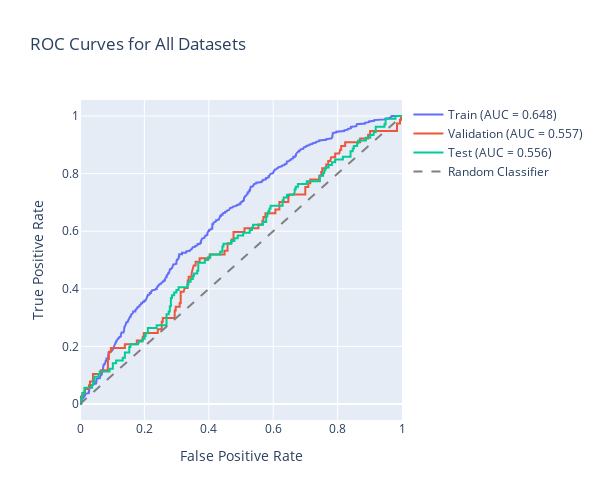
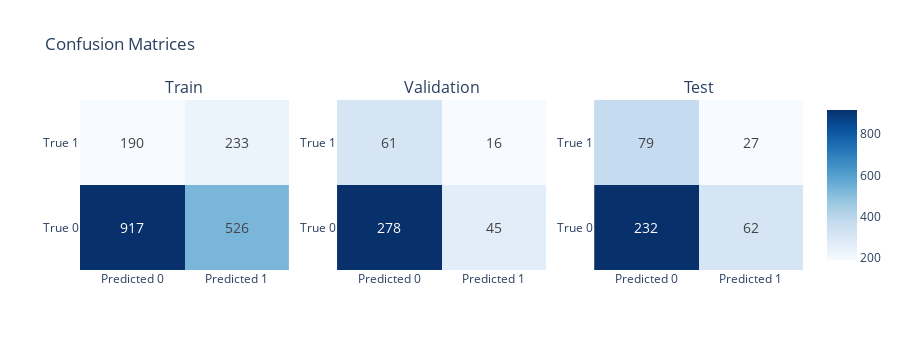
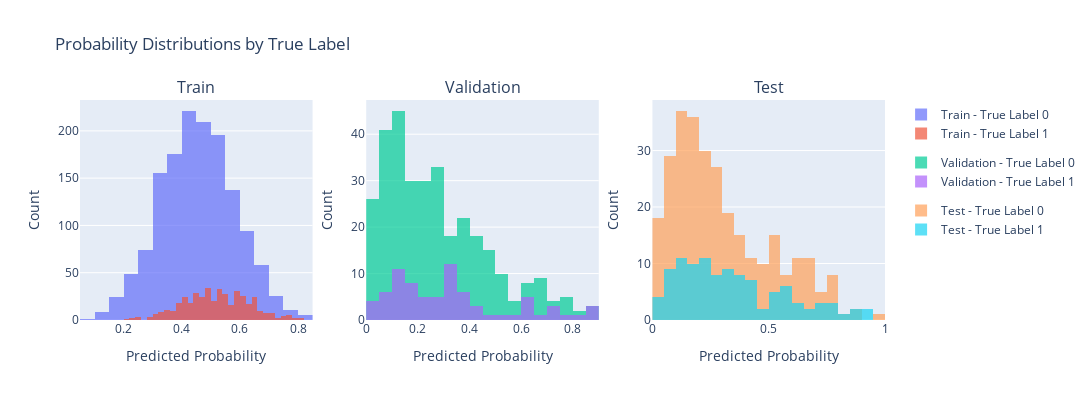
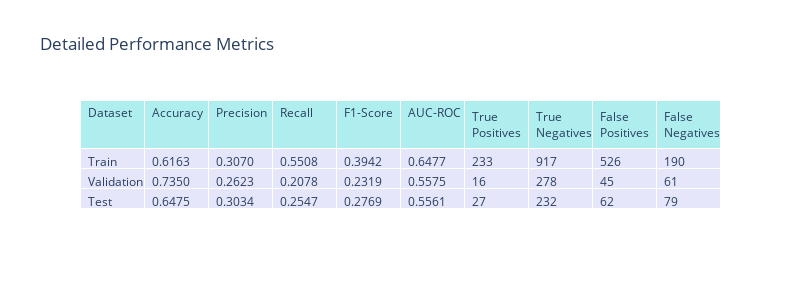

Notebook source saved alongside these figures, in order:
### Code cell
from plotly.subplots import make_subplots
from sklearn.metrics import roc_curve, auc

# Create interactive plots for model evaluation
import plotly.graph_objects as go
import plotly.express as px

# Combine all datasets for comprehensive analysis
datasets = {
    'Train': best_train_stats,
    'Validation': best_val_stats, 
    'Test': best_test_stats
}

# 1. ROC Curve Plot
fig_roc = go.Figure()

for name, df in datasets.items():
    fpr, tpr, _ = roc_curve(df['true_label'], df['probability'])
    roc_auc = auc(fpr, tpr)
    
    fig_roc.add_trace(go.Scatter(
        x=fpr, y=tpr,
        mode='lines',
        name=f'{name} (AUC = {roc_auc:.3f})',
        line=dict(width=2)
    ))

# Add diagonal line
fig_roc.add_trace(go.Scatter(
    x=[0, 1], y=[0, 1],
    mode='lines',
    name='Random Classifier',
    line=dict(dash='dash', color='gray')
))

fig_roc.update_layout(
    title='ROC Curves for All Datasets',
    xaxis_title='False Positive Rate',
    yaxis_title='True Positive Rate',
    width=600, height=500
)

fig_roc.show()

# 2. Confusion Matrix Plots
fig_cm = make_subplots(
    rows=1, cols=3,
    subplot_titles=['Train', 'Validation', 'Test'],
    specs=[[{"type": "xy"}, {"type": "xy"}, {"type": "xy"}]]
)

for i, (name, df) in enumerate(datasets.items(), 1):
    cm = confusion_matrix(df['true_label'], df['predicted_label'])
    
    fig_cm.add_trace(
        go.Heatmap(
            z=cm,
            x=['Predicted 0', 'Predicted 1'],
            y=['True 0', 'True 1'],
            colorscale='Blues',
            showscale=(i==1),
            text=cm,
            texttemplate="%{text}",
            textfont={"size": 14}
        ),
        row=1, col=i
    )

fig_cm.update_layout(
    title='Confusion Matrices',
    width=900, height=350
)

fig_cm.show()

# 3. Probability Distribution Plots
fig_dist = make_subplots(
    rows=1, cols=3,
    subplot_titles=['Train', 'Validation', 'Test']
)

for i, (name, df) in enumerate(datasets.items(), 1):
    # Separate probabilities by true label
    prob_0 = df[df['true_label'] == 0]['probability']
    prob_1 = df[df['true_label'] == 1]['probability']
    
    fig_dist.add_trace(
        go.Histogram(
            x=prob_0,
            name=f'{name} - True Label 0',
            opacity=0.7,
            nbinsx=30,
            legendgroup=f'group{i}'
        ),
        row=1, col=i
    )
    
    fig_dist.add_trace(
        go.Histogram(
            x=prob_1,
            name=f'{name} - True Label 1',
            opacity=0.7,
            nbinsx=30,
            legendgroup=f'group{i}'
        ),
        row=1, col=i
    )

fig_dist.update_layout(
    title='Probability Distributions by True Label',
    width=1200, height=400,
    barmode='overlay'
)

fig_dist.update_xaxes(title_text="Predicted Probability")
fig_dist.update_yaxes(title_text="Count")

fig_dist.show()

# 4. Performance Metrics Summary
metrics_summary = []
for name, df in datasets.items():
    cm = confusion_matrix(df['true_label'], df['predicted_label'])
    fpr, tpr, _ = roc_curve(df['true_label'], df['probability'])
    roc_auc = auc(fpr, tpr)
    
    tn, fp, fn, tp = cm.ravel()
    accuracy = (tp + tn) / (tp + tn + fp + fn)
    precision = tp / (tp + fp) if (tp + fp) > 0 else 0
    recall = tp / (tp + fn) if (tp + fn) > 0 else 0
    f1 = 2 * (precision * recall) / (precision + recall) if (precision + recall) > 0 else 0
    
    metrics_summary.append({
        'Dataset': name,
        'Accuracy': accuracy,
        'Precision': precision,
        'Recall': recall,
        'F1-Score': f1,
        'AUC-ROC': roc_auc,
        'True Positives': tp,
        'True Negatives': tn,
        'False Positives': fp,
        'False Negatives': fn
    })

metrics_df_detailed = pd.DataFrame(metrics_summary)

# Interactive metrics table
fig_metrics = go.Figure(data=[go.Table(
    header=dict(values=list(metrics_df_detailed.columns),
                fill_color='paleturquoise',
                align='left'),
    cells=dict(values=[metrics_df_detailed[col] for col in metrics_df_detailed.columns],
               fill_color='lavender',
               align='left',
               format=[None, '.4f', '.4f', '.4f', '.4f', '.4f', None, None, None, None]))
])

fig_metrics.update_layout(title="Detailed Performance Metrics", width=800, height=300)
fig_metrics.show()

print("Interactive plots created successfully!")
print("\nDetailed Metrics Summary:")
print(metrics_df_detailed.round(4))

### Figure 1 — Plotly figure (JSON) as saved in the notebook; plotly's stock layout.template omitted (floating-point values rounded to 4 significant figures; data arrays with more than 128 entries replaced by an {"elided": "..."} marker saying what was removed)
{"data": [{"line": {"width": 2}, "mode": "lines", "name": "Train (AUC = 0.648)", "type": "scatter", "x": {"elided": "839 float values"}, "y": {"elided": "839 float values"}}, {"line": {"width": 2}, "mode": "lines", "name": "Validation (AUC = 0.557)", "type": "scatter", "x": {"elided": "134 float values"}, "y": {"elided": "134 float values"}}, {"line": {"width": 2}, "mode": "lines", "name": "Test (AUC = 0.556)", "type": "scatter", "x": {"elided": "181 float values"}, "y": {"elided": "181 float values"}}, {"line": {"color": "gray", "dash": "dash"}, "mode": "lines", "name": "Random Classifier", "type": "scatter", "x": [0, 1], "y": [0, 1]}], "layout": {"height": 500, "title": {"text": "ROC Curves for All Datasets"}, "width": 600, "xaxis": {"title": {"text": "False Positive Rate"}}, "yaxis": {"title": {"text": "True Positive Rate"}}}}

### Figure 2 — Plotly figure (JSON) as saved in the notebook; plotly's stock layout.template omitted (floating-point values rounded to 4 significant figures)
{"data": [{"colorscale": [[0, "rgb(247,251,255)"], [0.125, "rgb(222,235,247)"], [0.25, "rgb(198,219,239)"], [0.375, "rgb(158,202,225)"], [0.5, "rgb(107,174,214)"], [0.625, "rgb(66,146,198)"], [0.75, "rgb(33,113,181)"], [0.875, "rgb(8,81,156)"], [1, "rgb(8,48,107)"]], "showscale": true, "text": [[917, 526], [190, 233]], "textfont": {"size": 14}, "texttemplate": "%{text}", "type": "heatmap", "x": ["Predicted 0", "Predicted 1"], "xaxis": "x", "y": ["True 0", "True 1"], "yaxis": "y", "z": [[917, 526], [190, 233]]}, {"colorscale": [[0, "rgb(247,251,255)"], [0.125, "rgb(222,235,247)"], [0.25, "rgb(198,219,239)"], [0.375, "rgb(158,202,225)"], [0.5, "rgb(107,174,214)"], [0.625, "rgb(66,146,198)"], [0.75, "rgb(33,113,181)"], [0.875, "rgb(8,81,156)"], [1, "rgb(8,48,107)"]], "showscale": false, "text": [[278, 45], [61, 16]], "textfont": {"size": 14}, "texttemplate": "%{text}", "type": "heatmap", "x": ["Predicted 0", "Predicted 1"], "xaxis": "x2", "y": ["True 0", "True 1"], "yaxis": "y2", "z": [[278, 45], [61, 16]]}, {"colorscale": [[0, "rgb(247,251,255)"], [0.125, "rgb(222,235,247)"], [0.25, "rgb(198,219,239)"], [0.375, "rgb(158,202,225)"], [0.5, "rgb(107,174,214)"], [0.625, "rgb(66,146,198)"], [0.75, "rgb(33,113,181)"], [0.875, "rgb(8,81,156)"], [1, "rgb(8,48,107)"]], "showscale": false, "text": [[232, 62], [79, 27]], "textfont": {"size": 14}, "texttemplate": "%{text}", "type": "heatmap", "x": ["Predicted 0", "Predicted 1"], "xaxis": "x3", "y": ["True 0", "True 1"], "yaxis": "y3", "z": [[232, 62], [79, 27]]}], "layout": {"annotations": [{"font": {"size": 16}, "showarrow": false, "text": "Train", "x": 0.1444, "xanchor": "center", "xref": "paper", "y": 1, "yanchor": "bottom", "yref": "paper"}, {"font": {"size": 16}, "showarrow": false, "text": "Validation", "x": 0.5, "xanchor": "center", "xref": "paper", "y": 1, "yanchor": "bottom", "yref": "paper"}, {"font": {"size": 16}, "showarrow": false, "text": "Test", "x": 0.8556, "xanchor": "center", "xref": "paper", "y": 1, "yanchor": "bottom", "yref": "paper"}], "height": 350, "title": {"text": "Confusion Matrices"}, "width": 900, "xaxis": {"anchor": "y", "domain": [0, 0.2889]}, "xaxis2": {"anchor": "y2", "domain": [0.3556, 0.6444]}, "xaxis3": {"anchor": "y3", "domain": [0.7111, 1]}, "yaxis": {"anchor": "x", "domain": [0, 1]}, "yaxis2": {"anchor": "x2", "domain": [0, 1]}, "yaxis3": {"anchor": "x3", "domain": [0, 1]}}}

### Figure 3 — Plotly figure (JSON) as saved in the notebook; plotly's stock layout.template omitted (floating-point values rounded to 4 significant figures; data arrays with more than 128 entries replaced by an {"elided": "..."} marker saying what was removed)
{"data": [{"legendgroup": "group1", "name": "Train - True Label 0", "nbinsx": 30, "opacity": 0.7, "type": "histogram", "x": {"elided": "1443 float values"}, "xaxis": "x", "yaxis": "y"}, {"legendgroup": "group1", "name": "Train - True Label 1", "nbinsx": 30, "opacity": 0.7, "type": "histogram", "x": {"elided": "423 float values"}, "xaxis": "x", "yaxis": "y"}, {"legendgroup": "group2", "name": "Validation - True Label 0", "nbinsx": 30, "opacity": 0.7, "type": "histogram", "x": {"elided": "323 float values"}, "xaxis": "x2", "yaxis": "y2"}, {"legendgroup": "group2", "name": "Validation - True Label 1", "nbinsx": 30, "opacity": 0.7, "type": "histogram", "x": [0.7604, 0.1303, 0.0305, 0.3392, 0.3484, 0.1014, 0.0297, 0.1069, 0.321, 0.1962, 0.0219, 0.7314, 0.2405, 0.2581, 0.2559, 0.7107, 0.164, 0.0596, 0.2834, 0.1521, 0.314, 0.0542, 0.8233, 0.4584, 0.1903, 0.1102, 0.384, 0.6264, 0.3174, 0.3578, 0.2387, 0.3281, 0.6632, 0.4016, 0.8608, 0.1129, 0.6152, 0.0955, 0.1034, 0.342, 0.3212, 0.6139, 0.1058, 0.0762, 0.0939, 0.1878, 0.2056, 0.1523, 0.3859, 0.8644, 0.2996, 0.6268, 0.3077, 0.0889, 0.6287, 0.3137, 0.2623, 0.4392, 0.224, 0.2487, 0.1755, 0.8504, 0.3404, 0.36, 0.4346, 0.1299, 0.1249, 0.5015, 0.3828, 0.1244, 0.1054, 0.7052, 0.3138, 0.5979, 0.1621, 0.0121, 0.3603], "xaxis": "x2", "yaxis": "y2"}, {"legendgroup": "group3", "name": "Test - True Label 0", "nbinsx": 30, "opacity": 0.7, "type": "histogram", "x": {"elided": "294 float values"}, "xaxis": "x3", "yaxis": "y3"}, {"legendgroup": "group3", "name": "Test - True Label 1", "nbinsx": 30, "opacity": 0.7, "type": "histogram", "x": [0.9032, 0.2041, 0.4575, 0.3808, 0.7388, 0.1001, 0.7613, 0.5984, 0.1687, 0.2287, 0.2126, 0.1435, 0.1539, 0.0736, 0.316, 0.2245, 0.4223, 0.1665, 0.0955, 0.56, 0.1763, 0.3158, 0.5377, 0.7376, 0.3783, 0.1326, 0.2219, 0.178, 0.5861, 0.1686, 0.2016, 0.5034, 0.3856, 0.4324, 0.5147, 0.2089, 0.5774, 0.8631, 0.8625, 0.6477, 0.0821, 0.1438, 0.397, 0.1191, 0.2589, 0.1828, 0.424, 0.7017, 0.2497, 0.1264, 0.3062, 0.7596, 0.061, 0.1614, 0.5243, 0.0489, 0.6397, 0.1828, 0.1338, 0.0836, 0.3199, 0.0681, 0.2756, 0.3293, 0.091, 0.2159, 0.8307, 0.2339, 0.2774, 0.0452, 0.0615, 0.1008, 0.045, 0.5932, 0.4068, 0.4084, 0.4308, 0.3513, 0.3364, 0.5772, 0.1381, 0.507, 0.2957, 0.6821, 0.3178, 0.1086, 0.2776, 0.1144, 0.3908, 0.2543, 0.2818, 0.6523, 0.2125, 0.4925, 0.3413, 0.3896, 0.7958, 0.6274, 0.0299, 0.3699, 0.3446, 0.935, 0.2972, 0.0666, 0.1988, 0.4136], "xaxis": "x3", "yaxis": "y3"}], "layout": {"annotations": [{"font": {"size": 16}, "showarrow": false, "text": "Train", "x": 0.1444, "xanchor": "center", "xref": "paper", "y": 1, "yanchor": "bottom", "yref": "paper"}, {"font": {"size": 16}, "showarrow": false, "text": "Validation", "x": 0.5, "xanchor": "center", "xref": "paper", "y": 1, "yanchor": "bottom", "yref": "paper"}, {"font": {"size": 16}, "showarrow": false, "text": "Test", "x": 0.8556, "xanchor": "center", "xref": "paper", "y": 1, "yanchor": "bottom", "yref": "paper"}], "barmode": "overlay", "height": 400, "title": {"text": "Probability Distributions by True Label"}, "width": 1200, "xaxis": {"anchor": "y", "domain": [0, 0.2889], "title": {"text": "Predicted Probability"}}, "xaxis2": {"anchor": "y2", "domain": [0.3556, 0.6444], "title": {"text": "Predicted Probability"}}, "xaxis3": {"anchor": "y3", "domain": [0.7111, 1], "title": {"text": "Predicted Probability"}}, "yaxis": {"anchor": "x", "domain": [0, 1], "title": {"text": "Count"}}, "yaxis2": {"anchor": "x2", "domain": [0, 1], "title": {"text": "Count"}}, "yaxis3": {"anchor": "x3", "domain": [0, 1], "title": {"text": "Count"}}}}

### Figure 4 — Plotly figure (JSON) as saved in the notebook; plotly's stock layout.template omitted (floating-point values rounded to 4 significant figures)
{"data": [{"cells": {"align": "left", "fill": {"color": "lavender"}, "format": [null, ".4f", ".4f", ".4f", ".4f", ".4f", null, null, null, null], "values": [["Train", "Validation", "Test"], [0.6163, 0.735, 0.6475], [0.307, 0.2623, 0.3034], [0.5508, 0.2078, 0.2547], [0.3942, 0.2319, 0.2769], [0.6477, 0.5575, 0.5561], [233, 16, 27], [917, 278, 232], [526, 45, 62], [190, 61, 79]]}, "header": {"align": "left", "fill": {"color": "paleturquoise"}, "values": ["Dataset", "Accuracy", "Precision", "Recall", "F1-Score", "AUC-ROC", "True Positives", "True Negatives", "False Positives", "False Negatives"]}, "type": "table"}], "layout": {"height": 300, "title": {"text": "Detailed Performance Metrics"}, "width": 800}}
